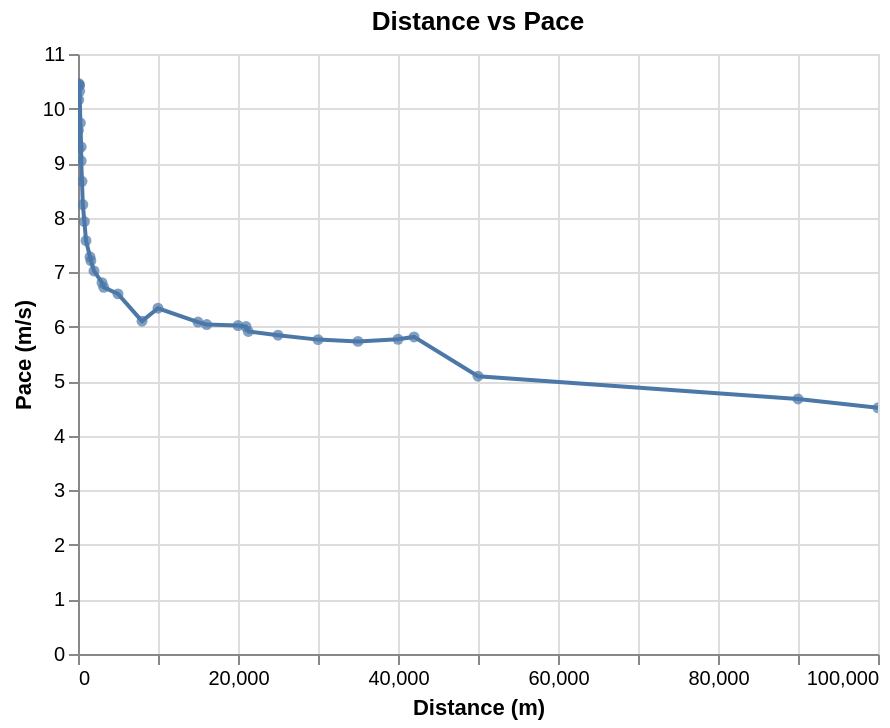

The notebook cell saved with this chart:
### Code cell
line = (alt.Chart(mens_running_all_dedup)
  .mark_line()
  .encode(x=alt.X("distance:Q"), 
          y=alt.Y("pace:Q")
         )
  .properties(
      title='Distance vs Pace'
  )
)

circle = (alt.Chart(mens_running_all_dedup)
  .mark_circle()
  .encode(x=alt.X("distance:Q"), 
          y=alt.Y("pace:Q"),
          tooltip=["Event", "Athlete", "Perf"]
         )
  .properties(
      title='Distance vs Pace'
  ).interactive()
)

line.encoding.x.title = 'Distance (m)'
line.encoding.y.title = 'Pace (m/s)'

line + circle

### Figure 1 — Vega-Lite specification as saved in the notebook (floating-point values rounded to 4 significant figures)
{"$schema": "https://vega.github.io/schema/vega-lite/v2.6.0.json", "config": {"view": {"height": 300, "width": 400}}, "datasets": {"data-907d665356863bf06187ad0c24a2351e": [{"Athlete": "Bruny Surin", "Date": "22 Aug 1999", "Event": "50 m", "Location": "Seville", "Meeting": "World Championships", "N": "+[ac]", "P": null, "Perf": "5.40", "R": "[84]", "V": null, "W": "+0.2", "_5": "CAN", "_9": "ESP", "distance": 50, "logdistance": 1.699, "logpace": 0.9666, "logtime": -1.046, "pace": 9.259, "seconds": 5.4, "time": 0.09}, {"Athlete": "Bruny Surin", "Date": "22 Aug 1999", "Event": "60 m", "Location": "Seville", "Meeting": "World Championships", "N": "+[ad]", "P": null, "Perf": "6.25", "R": "[84][85]", "V": null, "W": "+0.2", "_5": "CAN", "_9": "ESP", "distance": 60, "logdistance": 1.778, "logpace": 0.9823, "logtime": -0.9823, "pace": 9.6, "seconds": 6.25, "time": 0.1042}, {"Athlete": "Ivory Crockett", "Date": "11 May 1974", "Event": "100 y", "Location": "Knoxville", "Meeting": null, "N": "h", "P": null, "Perf": "9.00", "R": "[87]", "V": null, "W": null, "_5": "USA", "_9": "USA", "distance": 91.44, "logdistance": 1.961, "logpace": 1.007, "logtime": -0.8239, "pace": 10.16, "seconds": 9, "time": 0.15}, {"Athlete": "Usain Bolt", "Date": "16 Aug 2009", "Event": "100 m", "Location": "Berlin", "Meeting": "World Championships", "N": null, "P": "P", "Perf": "9.58", "R": "[5]", "V": "", "W": "+0.9", "_5": "JAM", "_9": "GER", "distance": 100, "logdistance": 2, "logpace": 1.019, "logtime": -0.7968, "pace": 10.44, "seconds": 9.58, "time": 0.1597}, {"Athlete": "Usain Bolt", "Date": "17 May 2009", "Event": "150 m straight", "Location": "Manchester", "Meeting": "Manchester City Games", "N": null, "P": null, "Perf": "14.35", "R": "[90]", "V": null, "W": "+1.1", "_5": "JAM", "_9": "GBR", "distance": 150, "logdistance": 2.176, "logpace": 1.019, "logtime": -0.6213, "pace": 10.45, "seconds": 14.35, "time": 0.2392}, {"Athlete": "Usain Bolt", "Date": "20 Aug 2009", "Event": "200 m", "Location": "Berlin", "Meeting": "World Championships", "N": null, "P": "P", "Perf": "19.19", "R": "[5]", "V": "", "W": "−0.3", "_5": "JAM", "_9": "GER", "distance": 200, "logdistance": 2.301, "logpace": 1.018, "logtime": -0.4951, "pace": 10.42, "seconds": 19.19, "time": 0.3198}, {"Athlete": "Tommie Smith", "Date": "7 May 1966", "Event": "220 y (straight)", "Location": "San Jose", "Meeting": "Video on YouTube", "N": "h", "P": null, "Perf": "19.50", "R": "[93]", "V": null, "W": "+1.9", "_5": "USA", "_9": "USA", "distance": 201.2, "logdistance": 2.304, "logpace": 1.014, "logtime": -0.4881, "pace": 10.32, "seconds": 19.5, "time": 0.325}, {"Athlete": "Wayde van Niekerk", "Date": "28 Jun 2017", "Event": "300 m", "Location": "Ostrava", "Meeting": "Golden Spike Ostrava", "N": null, "P": null, "Perf": "30.81", "R": "[95]", "V": null, "W": null, "_5": "RSA", "_9": "CZE", "distance": 300, "logdistance": 2.477, "logpace": 0.9884, "logtime": -0.2895, "pace": 9.737, "seconds": 30.81, "time": 0.5135}, {"Athlete": "Wayde van Niekerk", "Date": "14 Aug 2016", "Event": "400 m", "Location": "Rio de Janeiro", "Meeting": "Olympic Games", "N": null, "P": "P", "Perf": "43.03", "R": "[6]", "V": "", "W": null, "_5": "RSA", "_9": "BRA", "distance": 400, "logdistance": 2.602, "logpace": 0.9683, "logtime": -0.1444, "pace": 9.296, "seconds": 43.03, "time": 0.7172}, {"Athlete": "John Smith", "Date": "26 Jun 1971", "Event": "440 y", "Location": "Eugene", "Meeting": "USA Championships", "N": null, "P": null, "Perf": "44.50", "R": "[96][97][98]", "V": null, "W": null, "_5": "USA", "_9": "USA", "distance": 402.3, "logdistance": 2.605, "logpace": 0.9562, "logtime": -0.1298, "pace": 9.041, "seconds": 44.5, "time": 0.7417}, {"Athlete": "David Rudisha", "Date": "10 Sep 2016", "Event": "500 m", "Location": "Newcastle", "Meeting": "Great North CityGames", "N": "[af]", "P": null, "Perf": "57.69", "R": "[99]", "V": null, "W": null, "_5": "KEN", "_9": "GBR", "distance": 500, "logdistance": 2.699, "logpace": 0.9379, "logtime": -0.01705, "pace": 8.667, "seconds": 57.69, "time": 0.9615}, {"Athlete": "Johnny Gray", "Date": "24 May 1986", "Event": "600 m", "Location": "Santa Monica", "Meeting": null, "N": null, "P": null, "Perf": "1:12.81", "R": null, "V": null, "W": null, "_5": "USA", "_9": "USA", "distance": 600, "logdistance": 2.778, "logpace": 0.916, "logtime": 0.08404, "pace": 8.241, "seconds": 72.81, "time": 1.214}, {"Athlete": "David Rudisha", "Date": "9 Aug 2012", "Event": "800 m", "Location": "London", "Meeting": "Olympic Games", "N": null, "P": "P", "Perf": "1:40.91", "R": "[7]", "V": "", "W": null, "_5": "KEN", "_9": "GBR", "distance": 800, "logdistance": 2.903, "logpace": 0.8992, "logtime": 0.2258, "pace": 7.928, "seconds": 100.9, "time": 1.682}, {"Athlete": "Noah Ngeny", "Date": "5 Sep 1999", "Event": "1000 m", "Location": "Rieti", "Meeting": "Rieti Meeting", "N": null, "P": "P", "Perf": "2:11.96", "R": null, "V": "", "W": null, "_5": "KEN", "_9": "ITA", "distance": 1000, "logdistance": 3, "logpace": 0.8796, "logtime": 0.3423, "pace": 7.578, "seconds": 132.0, "time": 2.199}, {"Athlete": "Hicham El Guerrouj", "Date": "14 Jul 1998", "Event": "1500 m", "Location": "Rome", "Meeting": "Golden Gala", "N": null, "P": "P", "Perf": "3:26.00", "R": null, "V": "", "W": null, "_5": "MAR", "_9": "ITA", "distance": 1500, "logdistance": 3.176, "logpace": 0.8622, "logtime": 0.5357, "pace": 7.282, "seconds": 206, "time": 3.433}, {"Athlete": "Hicham El Guerrouj", "Date": "7 Jul 1999", "Event": "Mile", "Location": "Rome", "Meeting": "Golden Gala", "N": null, "P": "P", "Perf": "3:43.13", "R": null, "V": "", "W": null, "_5": "MAR", "_9": "ITA", "distance": 1609, "logdistance": 3.207, "logpace": 0.858, "logtime": 0.5704, "pace": 7.211, "seconds": 223.1, "time": 3.719}, {"Athlete": "Hicham El Guerrouj", "Date": "7 Sep 1999", "Event": "2000 m", "Location": "Berlin", "Meeting": "ISTAF", "N": null, "P": null, "Perf": "4:44.79", "R": null, "V": "", "W": null, "_5": "MAR", "_9": "GER", "distance": 2000, "logdistance": 3.301, "logpace": 0.8465, "logtime": 0.6764, "pace": 7.023, "seconds": 284.8, "time": 4.747}, {"Athlete": "Daniel Komen", "Date": "1 Sep 1996", "Event": "3000 m", "Location": "Rieti", "Meeting": "Rieti Meeting", "N": null, "P": "P", "Perf": "7:20.67", "R": null, "V": "", "W": null, "_5": "KEN", "_9": "ITA", "distance": 3000, "logdistance": 3.477, "logpace": 0.833, "logtime": 0.866, "pace": 6.808, "seconds": 440.7, "time": 7.345}, {"Athlete": "Daniel Komen", "Date": "17 Jul 1997", "Event": "Two miles", "Location": "Hechtel-Eksel", "Meeting": null, "N": null, "P": "P", "Perf": "7:58.61", "R": null, "V": null, "W": null, "_5": "KEN", "_9": "BEL", "distance": 3218, "logdistance": 3.508, "logpace": 0.8276, "logtime": 0.9018, "pace": 6.724, "seconds": 478.6, "time": 7.977}, {"Athlete": "Kenenisa Bekele", "Date": "31 May 2004", "Event": "5000 m (track)", "Location": "Hengelo", "Meeting": "Fanny Blankers-Koen Games", "N": null, "P": "P", "Perf": "12:37.35", "R": null, "V": "", "W": null, "_5": "ETH", "_9": "NED", "distance": 5000, "logdistance": 3.699, "logpace": 0.8197, "logtime": 1.101, "pace": 6.602, "seconds": 757.4, "time": 12.62}, {"Athlete": "Deriba Merga", "Date": "18 Feb 2011", "Event": "8 km (road)", "Location": "Ras al-Khaimah", "Meeting": "RAK Half Marathon", "N": "+", "P": null, "Perf": "21:51.00", "R": "[100]", "V": null, "W": null, "_5": "ETH", "_9": "UAE", "distance": 8000, "logdistance": 3.903, "logpace": 0.7855, "logtime": 1.339, "pace": 6.102, "seconds": 1311, "time": 21.85}, {"Athlete": "Kenenisa Bekele", "Date": "26 Aug 2005", "Event": "10,000 m (track)", "Location": "Brussels", "Meeting": "Memorial Van Damme", "N": null, "P": "P", "Perf": "26:17.53", "R": null, "V": "", "W": null, "_5": "ETH", "_9": "BEL", "distance": 10000, "logdistance": 4, "logpace": 0.802, "logtime": 1.42, "pace": 6.339, "seconds": 1578.0, "time": 26.29}, {"Athlete": "Joshua Cheptegei", "Date": "18 Nov 2018", "Event": "15 km (road)", "Location": "Nijmegen", "Meeting": "Zevenheuvelenloop", "N": null, "P": null, "Perf": "41:05.00", "R": "[101]", "V": null, "W": null, "_5": "UGA", "_9": "NED", "distance": 15000, "logdistance": 4.176, "logpace": 0.7843, "logtime": 1.614, "pace": 6.085, "seconds": 2465, "time": 41.08}, {"Athlete": "Haile Gebrselassie", "Date": "4 Sep 2005", "Event": "10 miles (road)", "Location": "Tilburg", "Meeting": "Tilburg Ten Miles", "N": "[ah]", "P": null, "Perf": "44:24.00", "R": null, "V": null, "W": null, "_5": "ETH", "_9": "NED", "distance": 16090, "logdistance": 4.207, "logpace": 0.781, "logtime": 1.647, "pace": 6.04, "seconds": 2664, "time": 44.4}, {"Athlete": "Zersenay Tadese", "Date": "21 Mar 2010", "Event": "20 km (road)", "Location": "Lisbon", "Meeting": "Lisbon Half Marathon", "N": "+", "P": null, "Perf": "55:21.00", "R": "[102]", "V": null, "W": null, "_5": "ERI", "_9": "POR", "distance": 20000, "logdistance": 4.301, "logpace": 0.7798, "logtime": 1.743, "pace": 6.022, "seconds": 3321, "time": 55.35}, {"Athlete": "Abraham Kiptum", "Date": "28 Oct 2018", "Event": "Half marathon", "Location": "Valencia", "Meeting": "Valencia Half Marathon", "N": null, "P": "P", "Perf": "58:18.00", "R": "[13]", "V": "", "W": null, "_5": "KEN", "_9": "ESP", "distance": 21000, "logdistance": 4.322, "logpace": 0.7784, "logtime": 1.766, "pace": 6.003, "seconds": 3498, "time": 58.3}, {"Athlete": "Haile Gebrselassie", "Date": "27 Jun 2007", "Event": "One hour (track)", "Location": "Ostrava", "Meeting": "Golden Spike Ostrava", "N": null, "P": "P", "Perf": "21,285 m", "R": "[14]", "V": "", "W": null, "_5": "ETH", "_9": "CZE", "distance": 21285, "logdistance": 4.328, "logpace": 0.7718, "logtime": 1.778, "pace": 5.912, "seconds": 3600, "time": 60}, {"Athlete": "Dennis Kipruto Kimetto", "Date": "6 May 2012", "Event": "25 km (road)", "Location": "Berlin", "Meeting": "BIG 25", "N": null, "P": null, "Perf": "1:11:18.00", "R": "[103][104]", "V": null, "W": null, "_5": "KEN", "_9": "GER", "distance": 25000, "logdistance": 4.398, "logpace": 0.7667, "logtime": 1.853, "pace": 5.844, "seconds": 4278, "time": 71.3}, {"Athlete": "Eliud Kipchoge", "Date": "16 Sep 2018", "Event": "30 km (road)", "Location": "Berlin", "Meeting": "Berlin Marathon", "N": "+", "P": null, "Perf": "1:26:45", "R": "[105]", "V": null, "W": null, "_5": "KEN", "_9": "GER", "distance": 30000, "logdistance": 4.477, "logpace": 0.7607, "logtime": 1.938, "pace": 5.764, "seconds": 5205, "time": 86.75}, {"Athlete": "Dennis Kipruto Kimetto", "Date": "28 Sep 2014", "Event": "35 km (road)", "Location": "Berlin", "Meeting": "Berlin Marathon", "N": "+", "P": null, "Perf": "1:41:47.00", "R": "[106]", "V": null, "W": null, "_5": "KEN", "_9": "GER", "distance": 35000, "logdistance": 4.544, "logpace": 0.7582, "logtime": 2.008, "pace": 5.731, "seconds": 6107, "time": 101.8}, {"Athlete": "Eliud Kipchoge", "Date": "16 Sep 2018", "Event": "40 km (road)", "Location": "Berlin", "Meeting": "Berlin Marathon", "N": "+", "P": null, "Perf": "1:55:32", "R": "[107]", "V": null, "W": null, "_5": "KEN", "_9": "GER", "distance": 40000, "logdistance": 4.602, "logpace": 0.7612, "logtime": 2.063, "pace": 5.77, "seconds": 6932, "time": 115.5}, {"Athlete": "Eliud Kipchoge", "Date": "6 May 2017", "Event": "Marathon[b]", "Location": "Monza", "Meeting": "Autodromo Nazionale Monza", "N": "[c]", "P": null, "Perf": "2:00:25", "R": "[18]", "V": "[1]", "W": null, "_5": "KEN", "_9": "ITA", "distance": 42000, "logdistance": 4.623, "logpace": 0.7644, "logtime": 2.081, "pace": 5.813, "seconds": 7225, "time": 120.4}, {"Athlete": "Thompson Magawana", "Date": "2 Apr 1988", "Event": "50 km (road)", "Location": "Cape Town", "Meeting": null, "N": "+", "P": null, "Perf": "2:43:38", "R": "[108]", "V": null, "W": null, "_5": "RSA", "_9": "RSA", "distance": 50000, "logdistance": 4.699, "logpace": 0.7069, "logtime": 2.214, "pace": 5.093, "seconds": 9818, "time": 163.6}, {"Athlete": "Leonid Shvetsov", "Date": "2007", "Event": "90 km (road)", "Location": "Durban", "Meeting": "Comrades Marathon", "N": null, "P": null, "Perf": "5:20:49.00", "R": null, "V": null, "W": null, "_5": "RUS", "_9": "RSA", "distance": 90000, "logdistance": 4.954, "logpace": 0.6698, "logtime": 2.506, "pace": 4.676, "seconds": 19249, "time": 320.8}, {"Athlete": "Nao Kazami", "Date": "24 Jun 2018", "Event": "100 km (road)", "Location": "Yūbetsu", "Meeting": "Lake Saroma Ultramarathon", "N": null, "P": null, "Perf": "6:09:14.00", "R": "[19]", "V": null, "W": null, "_5": "JPN", "_9": "JPN", "distance": 100000, "logdistance": 5, "logpace": 0.6545, "logtime": 2.567, "pace": 4.514, "seconds": 22154, "time": 369.2}]}, "layer": [{"data": {"name": "data-907d665356863bf06187ad0c24a2351e"}, "encoding": {"x": {"field": "distance", "title": "Distance (m)", "type": "quantitative"}, "y": {"field": "pace", "title": "Pace (m/s)", "type": "quantitative"}}, "mark": "line", "title": "Distance vs Pace"}, {"data": {"name": "data-907d665356863bf06187ad0c24a2351e"}, "encoding": {"tooltip": [{"field": "Event", "type": "nominal"}, {"field": "Athlete", "type": "nominal"}, {"field": "Perf", "type": "nominal"}], "x": {"field": "distance", "type": "quantitative"}, "y": {"field": "pace", "type": "quantitative"}}, "mark": "circle", "selection": {"selector015": {"bind": "scales", "encodings": ["x", "y"], "mark": {"fill": "#333", "fillOpacity": 0.125, "stroke": "white"}, "on": "[mousedown, window:mouseup] > window:mousemove!", "resolve": "global", "translate": "[mousedown, window:mouseup] > window:mousemove!", "type": "interval", "zoom": "wheel!"}}, "title": "Distance vs Pace"}]}
